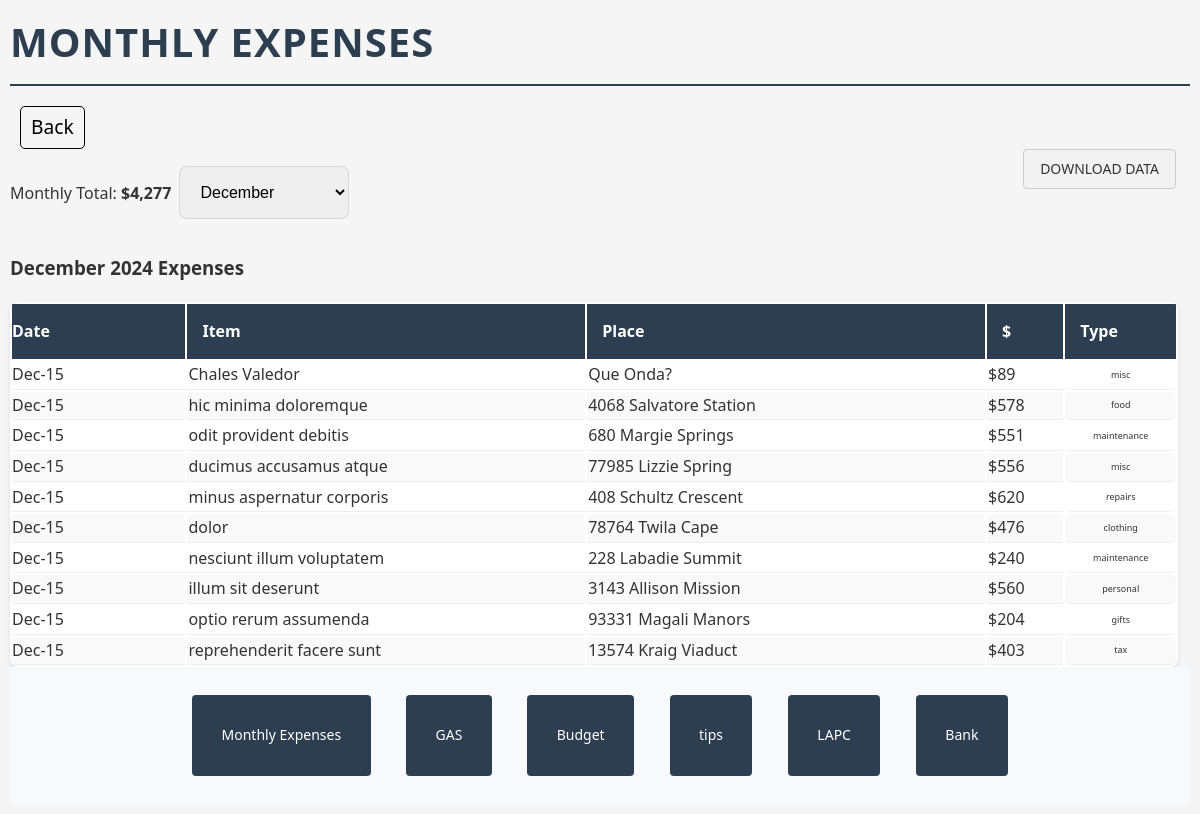
/monthly/index.php, run on an earlier commit of the app's database.
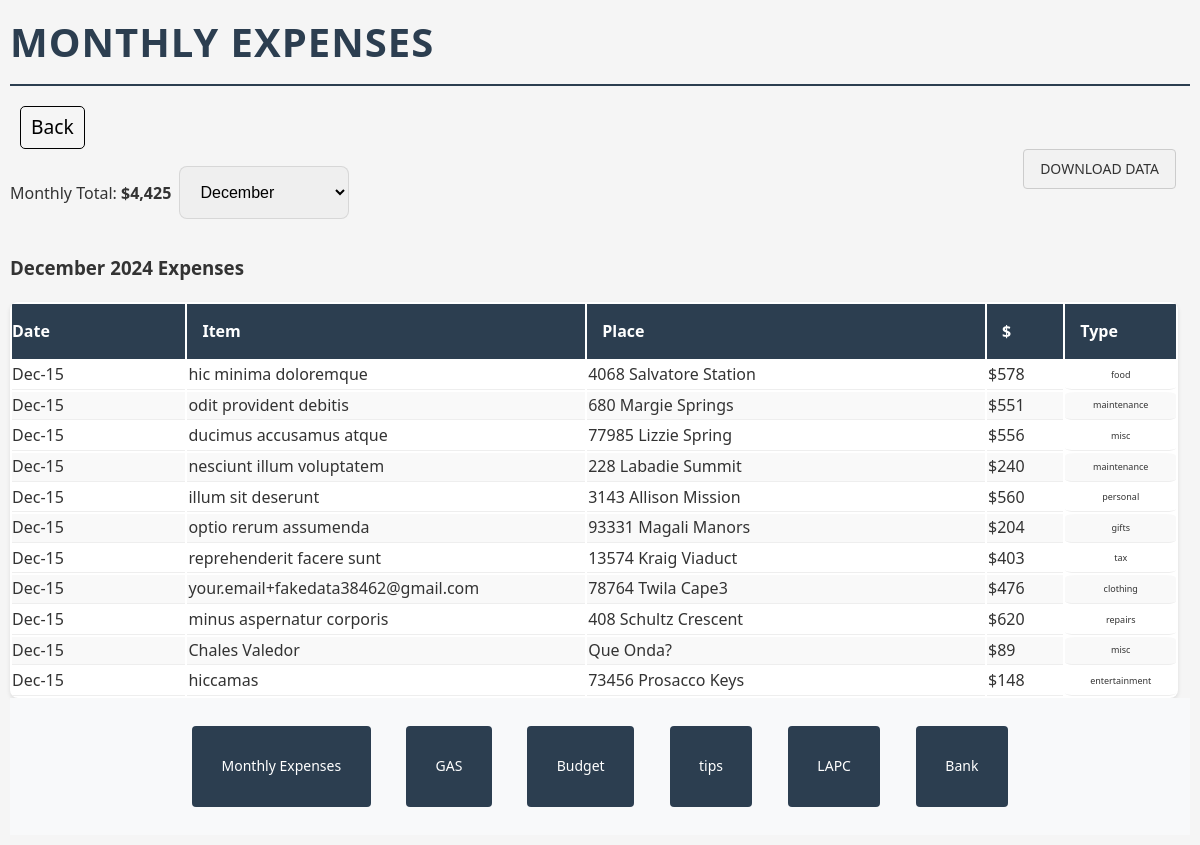
And on a later commit of the database.
### tables this page shows
CREATE TABLE expenses (
            id INTEGER PRIMARY KEY AUTOINCREMENT,
            date TEXT NOT NULL,
            item TEXT NOT NULL,
            place TEXT NOT NULL,
            amount REAL NOT NULL,
            type TEXT NOT NULL,
            created_at DATETIME DEFAULT CURRENT_TIMESTAMP
        );

### monthly/index.php (the view, shortened to what this page needs)
<!DOCTYPE html>
<?php       include '../db_connect.php';  ?>
<html lang="en">
<head>
    <link rel="stylesheet" href="../style.css">
</head>
<body>
<h1 style="float: left; display: inline;">Monthly Expenses</h1>
    <a href="../" class="back-button">Back</a>
    <?php
    try {
        $db = new Database();
        $total = 0;
        $currentMonth = date('m');
        $selectedMonth = isset($_GET['month']) ? $_GET['month'] : $currentMonth;
        $currentYear = date('Y');
        $expenses = $db->getAllExpenses();
        $monthlyExpenses = array_filter($expenses, function($expense) use ($selectedMonth, $currentYear) {
            return date('m', strtotime($expense['date'])) == $selectedMonth &&
                   date('Y', strtotime($expense['date'])) == $currentYear;
        });
        foreach ($monthlyExpenses as $expense) {
            $total += $expense['amount'];
        }
        $months = [
            '01' => 'January', '02' => 'February', '03' => 'March',
            '04' => 'April', '05' => 'May', '06' => 'June',
            '07' => 'July', '08' => 'August', '09' => 'September',
            '10' => 'October', '11' => 'November', '12' => 'December'
        ];
        echo "<div style='margin-bottom: 15px;'>Monthly Total: <strong>$" . number_format($total) . "</strong>
        <select id='monthSelect' style=\"display:inline-block; width: 170px; margin-left:4px;\" name=\"month\">";
        foreach ($months as $num => $name) {
            $selected = ($num == $selectedMonth) ? 'selected' : '';
            echo "<option value='$num' $selected>$name</option>";
        }
        echo "</select><a href=\"download_data.php\" class=\"download-data\">DOWNLOAD DATA</a></div>";
        echo "<h3>" . $months[$selectedMonth] . " " . $currentYear . " Expenses</h3>";
        echo '<table class="sortable">';
        echo '<thead>';
        echo '<tr>';
        echo '<th>Date</th>';
        echo '<th>Item</th>';
        echo '<th>Place</th>';
        echo '<th>$</th>';
        echo '<th>Type</th>';
        echo '</tr>';
        echo '</thead>';
        echo '<tbody>';
        foreach ($monthlyExpenses as $expense) {
            echo '<tr>';
            echo '<td>' . date('M-j', strtotime($expense['date'])) . '</td>';
            echo '<td>' . htmlspecialchars($expense['item']) . '</td>';
            echo '<td>' . htmlspecialchars($expense['place']) . '</td>';
            echo '<td>$' . number_format($expense['amount']) . '</td>';
            echo '<td>' . htmlspecialchars($expense['type']) . '</td>';
            echo '</tr>';
        }
        echo '</tbody>';
        echo '</table>';
    } catch (Exception $e) {
        echo "<p style='color: red;'>Error: " . $e->getMessage() . "</p>";
    }
    ?>
</body>
</html>

What changed in the data, as far as the page shows it:
changed expenses "clothing": item "dolor" → "your.email+fakedata38462@gmail.com"; place "78764 Twila Cape" → "78764 Twila Cape3"; moves down the list
changed expenses "minus aspernatur corporis": moves down the list
changed expenses "Chales Valedor": moves down the list
added expenses: date "Dec-15", item "hiccamas", place "73456 Prosacco Keys", amount "148", type "entertainment"
Also different on the page:
$total: "4,277" → "4,425"
